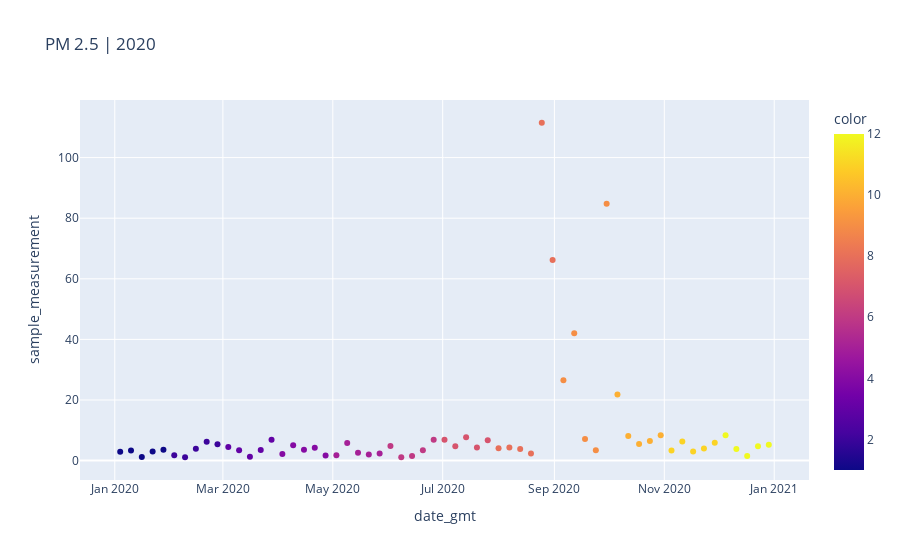
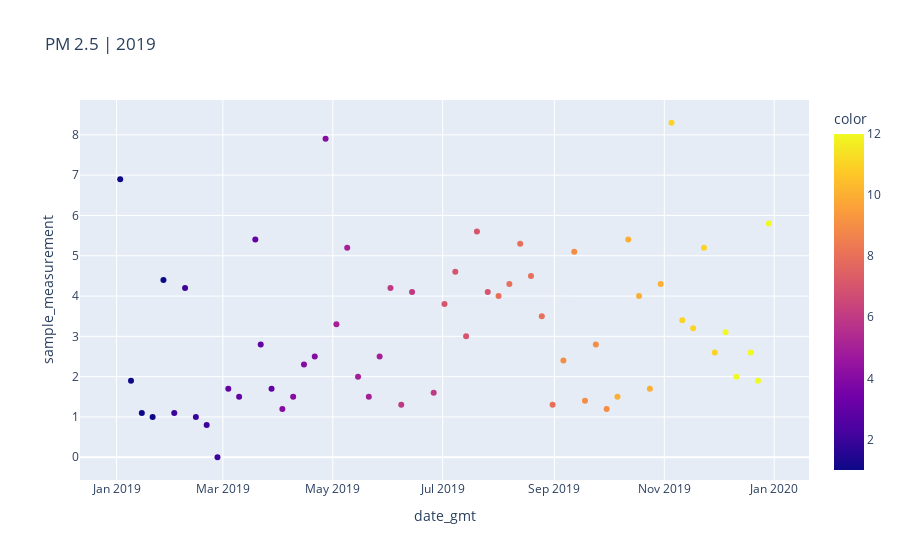

The code cell stored with these charts, in order, in its notebook:
### Code cell
#PM2.5
#2020

response = requests.get(f'https://aqs.epa.gov/data/api/sampleData/bySite?email={email}&key={key}&param={pm25}&bdate={y1}0101&edate={y1}1231&state={state}&county={county}&site={sitecode}')
js = response.json()
data1= pd.DataFrame(js['Data'])
print(data1.shape)

ds1 = data1.sort_values(['date_gmt', 'time_gmt'])
ds1['date_gmt'] = pd.to_datetime(ds1['date_gmt'])
# ds1.plot(x='date_gmt', y='sample_measurement')

print(ds1.date_gmt.groupby([ds1.date_gmt.dt.year, ds1.date_gmt.dt.month])
  .nunique()
  .rename_axis(['year', 'month'])
  .reset_index(name='unique days'))

fig1 = px.scatter(ds1, x="date_gmt", y="sample_measurement", title = 'PM 2.5 | 2020', color = ds1.date_gmt.dt.month)
fig1.show()

##########################################################################################################

#2019

response = requests.get(f'https://aqs.epa.gov/data/api/sampleData/bySite?email={email}&key={key}&param={pm25}&bdate={y2}0101&edate={y2}1231&state={state}&county={county}&site={sitecode}')
js = response.json()
data2= pd.DataFrame(js['Data'])
print(data2.shape)

ds2 = data2.sort_values(['date_gmt', 'time_gmt'])
ds2['date_gmt'] = pd.to_datetime(ds2['date_gmt'])
# ds2.plot(x='date_gmt', y='sample_measurement')

print(ds2.date_gmt.groupby([ds2.date_gmt.dt.year, ds2.date_gmt.dt.month])
  .nunique()
  .rename_axis(['year', 'month'])
  .reset_index(name='unique days'))

fig2 = px.scatter(ds2, x="date_gmt", y="sample_measurement", title = 'PM 2.5 | 2019', color = ds2.date_gmt.dt.month)
fig2.show()

##########################################################################################################

fig, ax = plt.subplots(1, 2, figsize=(16,8), sharey=True)
fig.suptitle(f'{county_name} | PM 2.5')
ax[0].plot(ds2['date_gmt'], ds2['sample_measurement'])
ax[0].set(title = '2019', ylabel = 'PM25')
ax[1].plot(ds1['date_gmt'], ds1['sample_measurement'])
ax[1].set(title = '2020', ylabel = 'PM25')

plt.show()

### Figure 1 — Plotly figure (JSON) as saved in the notebook; plotly's stock layout.template omitted (floating-point values rounded to 4 significant figures)
{"data": [{"hovertemplate": "date_gmt=%{x}<br>sample_measurement=%{y}<br>color=%{marker.color}<extra></extra>", "legendgroup": "", "marker": {"color": [1, 1, 1, 1, 1, 2, 2, 2, 2, 2, 3, 3, 3, 3, 3, 4, 4, 4, 4, 4, 5, 5, 5, 5, 5, 6, 6, 6, 6, 6, 7, 7, 7, 7, 7, 8, 8, 8, 8, 8, 8, 9, 9, 9, 9, 9, 10, 10, 10, 10, 10, 11, 11, 11, 11, 11, 12, 12, 12, 12, 12], "coloraxis": "coloraxis", "symbol": "circle"}, "mode": "markers", "name": "", "showlegend": false, "type": "scatter", "x": ["2020-01-04T00:00:00", "2020-01-10T00:00:00", "2020-01-16T00:00:00", "2020-01-22T00:00:00", "2020-01-28T00:00:00", "2020-02-03T00:00:00", "2020-02-09T00:00:00", "2020-02-15T00:00:00", "2020-02-21T00:00:00", "2020-02-27T00:00:00", "2020-03-04T00:00:00", "2020-03-10T00:00:00", "2020-03-16T00:00:00", "2020-03-22T00:00:00", "2020-03-28T00:00:00", "2020-04-03T00:00:00", "2020-04-09T00:00:00", "2020-04-15T00:00:00", "2020-04-21T00:00:00", "2020-04-27T00:00:00", "2020-05-03T00:00:00", "2020-05-09T00:00:00", "2020-05-15T00:00:00", "2020-05-21T00:00:00", "2020-05-27T00:00:00", "2020-06-02T00:00:00", "2020-06-08T00:00:00", "2020-06-14T00:00:00", "2020-06-20T00:00:00", "2020-06-26T00:00:00", "2020-07-02T00:00:00", "2020-07-08T00:00:00", "2020-07-14T00:00:00", "2020-07-20T00:00:00", "2020-07-26T00:00:00", "2020-08-01T00:00:00", "2020-08-07T00:00:00", "2020-08-13T00:00:00", "2020-08-19T00:00:00", "2020-08-25T00:00:00", "2020-08-31T00:00:00", "2020-09-06T00:00:00", "2020-09-12T00:00:00", "2020-09-18T00:00:00", "2020-09-24T00:00:00", "2020-09-30T00:00:00", "2020-10-06T00:00:00", "2020-10-12T00:00:00", "2020-10-18T00:00:00", "2020-10-24T00:00:00", "2020-10-30T00:00:00", "2020-11-05T00:00:00", "2020-11-11T00:00:00", "2020-11-17T00:00:00", "2020-11-23T00:00:00", "2020-11-29T00:00:00", "2020-12-05T00:00:00", "2020-12-11T00:00:00", "2020-12-17T00:00:00", "2020-12-23T00:00:00", "2020-12-29T00:00:00"], "xaxis": "x", "y": [2.9, 3.3, 1.2, 3, 3.6, 1.8, 1.1, 3.9, 6.2, 5.4, 4.5, 3.4, 1.3, 3.5, 6.9, 2.2, 5.1, 3.6, 4.2, 1.7, 1.8, 5.8, 2.6, 2, 2.3, 4.8, 1.1, 1.5, 3.4, 6.9, 6.9, 4.7, 7.7, 4.3, 6.7, 4.1, 4.3, 3.8, 2.3, 111.5, 66.2, 26.5, 42, 7.1, 3.4, 84.8, 21.8, 8.1, 5.5, 6.5, 8.4, 3.3, 6.3, 3, 4, 5.9, 8.4, 3.8, 1.5, 4.7, 5.2], "yaxis": "y"}], "layout": {"coloraxis": {"colorbar": {"title": {"text": "color"}}, "colorscale": [[0, "#0d0887"], [0.1111, "#46039f"], [0.2222, "#7201a8"], [0.3333, "#9c179e"], [0.4444, "#bd3786"], [0.5556, "#d8576b"], [0.6667, "#ed7953"], [0.7778, "#fb9f3a"], [0.8889, "#fdca26"], [1, "#f0f921"]]}, "legend": {"tracegroupgap": 0}, "title": {"text": "PM 2.5 | 2020"}, "xaxis": {"anchor": "y", "domain": [0, 1], "title": {"text": "date_gmt"}}, "yaxis": {"anchor": "x", "domain": [0, 1], "title": {"text": "sample_measurement"}}}}

### Figure 2 — Plotly figure (JSON) as saved in the notebook; plotly's stock layout.template omitted (floating-point values rounded to 4 significant figures)
{"data": [{"hovertemplate": "date_gmt=%{x}<br>sample_measurement=%{y}<br>color=%{marker.color}<extra></extra>", "legendgroup": "", "marker": {"color": [1, 1, 1, 1, 1, 2, 2, 2, 2, 2, 3, 3, 3, 3, 3, 3, 4, 4, 4, 4, 4, 5, 5, 5, 5, 5, 6, 6, 6, 6, 6, 7, 7, 7, 7, 7, 8, 8, 8, 8, 8, 8, 9, 9, 9, 9, 9, 10, 10, 10, 10, 10, 11, 11, 11, 11, 11, 12, 12, 12, 12, 12, 12], "coloraxis": "coloraxis", "symbol": "circle"}, "mode": "markers", "name": "", "showlegend": false, "type": "scatter", "x": ["2019-01-03T00:00:00", "2019-01-09T00:00:00", "2019-01-15T00:00:00", "2019-01-21T00:00:00", "2019-01-27T00:00:00", "2019-02-02T00:00:00", "2019-02-08T00:00:00", "2019-02-14T00:00:00", "2019-02-20T00:00:00", "2019-02-26T00:00:00", "2019-03-04T00:00:00", "2019-03-10T00:00:00", "2019-03-16T00:00:00", "2019-03-19T00:00:00", "2019-03-22T00:00:00", "2019-03-28T00:00:00", "2019-04-03T00:00:00", "2019-04-09T00:00:00", "2019-04-15T00:00:00", "2019-04-21T00:00:00", "2019-04-27T00:00:00", "2019-05-03T00:00:00", "2019-05-09T00:00:00", "2019-05-15T00:00:00", "2019-05-21T00:00:00", "2019-05-27T00:00:00", "2019-06-02T00:00:00", "2019-06-08T00:00:00", "2019-06-14T00:00:00", "2019-06-20T00:00:00", "2019-06-26T00:00:00", "2019-07-02T00:00:00", "2019-07-08T00:00:00", "2019-07-14T00:00:00", "2019-07-20T00:00:00", "2019-07-26T00:00:00", "2019-08-01T00:00:00", "2019-08-07T00:00:00", "2019-08-13T00:00:00", "2019-08-19T00:00:00", "2019-08-25T00:00:00", "2019-08-31T00:00:00", "2019-09-06T00:00:00", "2019-09-12T00:00:00", "2019-09-18T00:00:00", "2019-09-24T00:00:00", "2019-09-30T00:00:00", "2019-10-06T00:00:00", "2019-10-12T00:00:00", "2019-10-18T00:00:00", "2019-10-24T00:00:00", "2019-10-30T00:00:00", "2019-11-05T00:00:00", "2019-11-11T00:00:00", "2019-11-17T00:00:00", "2019-11-23T00:00:00", "2019-11-29T00:00:00", "2019-12-05T00:00:00", "2019-12-11T00:00:00", "2019-12-17T00:00:00", "2019-12-19T00:00:00", "2019-12-23T00:00:00", "2019-12-29T00:00:00"], "xaxis": "x", "y": [6.9, 1.9, 1.1, 1, 4.4, 1.1, 4.2, 1, 0.8, 0, 1.7, 1.5, null, 5.4, 2.8, 1.7, 1.2, 1.5, 2.3, 2.5, 7.9, 3.3, 5.2, 2, 1.5, 2.5, 4.2, 1.3, 4.1, null, 1.6, 3.8, 4.6, 3, 5.6, 4.1, 4, 4.3, 5.3, 4.5, 3.5, 1.3, 2.4, 5.1, 1.4, 2.8, 1.2, 1.5, 5.4, 4, 1.7, 4.3, 8.3, 3.4, 3.2, 5.2, 2.6, 3.1, 2, null, 2.6, 1.9, 5.8], "yaxis": "y"}], "layout": {"coloraxis": {"colorbar": {"title": {"text": "color"}}, "colorscale": [[0, "#0d0887"], [0.1111, "#46039f"], [0.2222, "#7201a8"], [0.3333, "#9c179e"], [0.4444, "#bd3786"], [0.5556, "#d8576b"], [0.6667, "#ed7953"], [0.7778, "#fb9f3a"], [0.8889, "#fdca26"], [1, "#f0f921"]]}, "legend": {"tracegroupgap": 0}, "title": {"text": "PM 2.5 | 2019"}, "xaxis": {"anchor": "y", "domain": [0, 1], "title": {"text": "date_gmt"}}, "yaxis": {"anchor": "x", "domain": [0, 1], "title": {"text": "sample_measurement"}}}}
